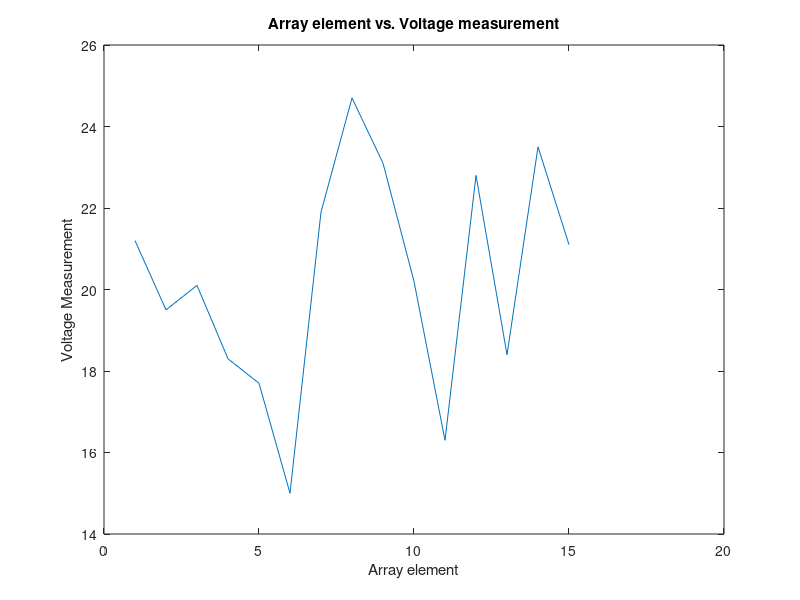

Here is the MATLAB script that generated this plot:
% Lab 1
% 9/5/2019
% Christopher Guay
% EDSGN 410  
% Lab 1 part 1 Data Analysis

% variable declaration
voltage=[21.2, 19.5, 20.1, 18.3, 17.7, 15.0, 21.9, 24.7, 23.1, 20.2, 16.3, 22.8, 18.4, 23.5, 21.1];
maxv=max(voltage);
minv=min(voltage);
avev=mean(voltage);
stdv=std(voltage);
medv=median(voltage);
vsort=sort(voltage');
aboveave=[];
x=(1:15);
j=1; %increment counter for above average array

for i=1:15
    if (voltage(i) > avev)
        aboveave(j)=voltage(i);
        j=j+1;
    end
end

%printing output
fprintf('The minimum voltage is: %0.2f\n', minv)
fprintf('The maximum voltage is: %0.2f\n', maxv)
fprintf('The average voltage is: %0.2f\n', avev)
fprintf('The standard deviation of voltage is: %0.2f\n', stdv);
fprintf('The median voltage is: %0.2f\n', medv);
fprintf('The number of values above average is %0.0f\n', j);
fprintf('The values above average are:');
disp(aboveave);
plot(x,voltage);
title('Array element vs. Voltage measurement');
xlabel('Array element');
ylabel('Voltage Measurement');
fprintf('The voltages in order are:\n');
disp(vsort);